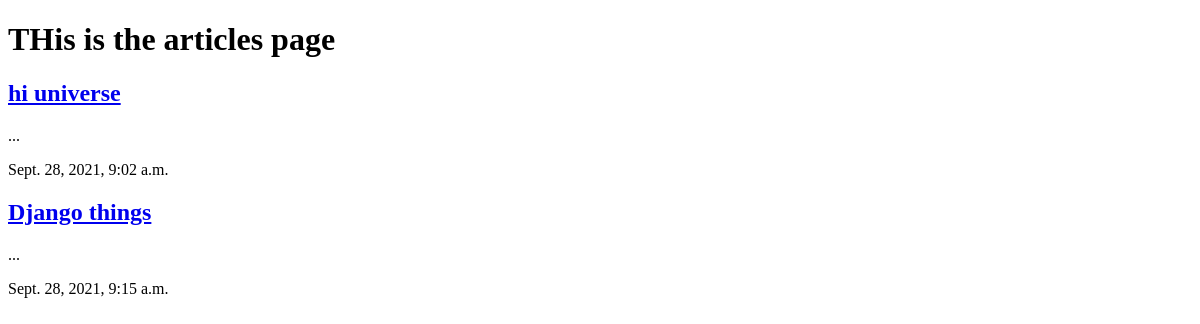
The page /articles/ on the database as committed earlier.
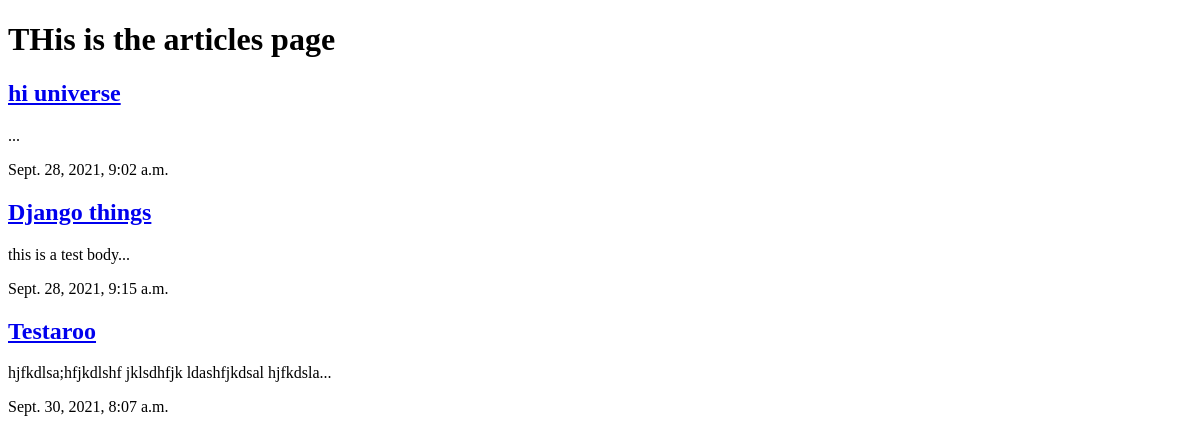
The same page on the database as committed later.
### articles/models.py (models this page shows, shortened)
class Article(models.Model):
    title = models.CharField(max_length=100)
    slug = models.SlugField()
    body = models.TextField()
    date = models.DateTimeField(auto_now_add=True)
    def snippet(self):
        return self.body[:50]+'...'

### articles/views.py (the view)
# urls.py: path('', views.article_list)
def article_list(request):
    articles = Article.objects.all().order_by("date")
    return render(request,"articles/article_list.html",{"articles":articles})

### articles/templates/articles/article_list.html (shortened to what this page needs)
{% load static %}
<!DOCTYPE html>
<html lang="en">
<head>
    <link ref="stylesheet" href="{% static 'styles.css' %}">
</head>
<body>
    <h1>THis is the articles page</h1>
    <div class="articles">
        {% for article in articles %}
        <h2><a href="#">{{article.title}}</a></h2>
            <p>{{article.snippet}}</p>
            <p>{{article.date}}</p>
        {% endfor %}
    </div>
</body>
</html>

Rows that differ between the two databases and show on the page:
changed Article "Django things": snippet "..." → "this is a test body..."
added Article: title "Testaroo", snippet "hjfkdlsa;hfjkdlshf jklsdhfjk ldashfjkdsal hjfkdsla...", date "Sept. 30, 2021, 8:07 a.m."
